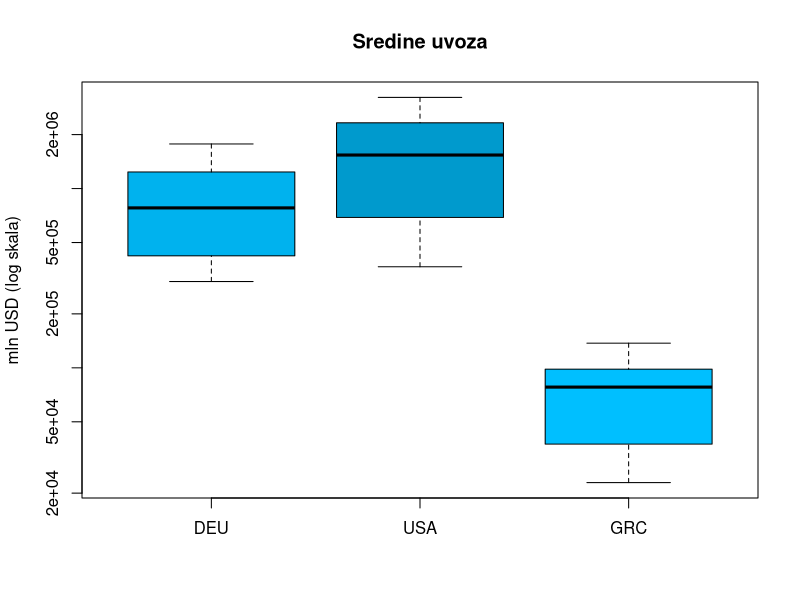
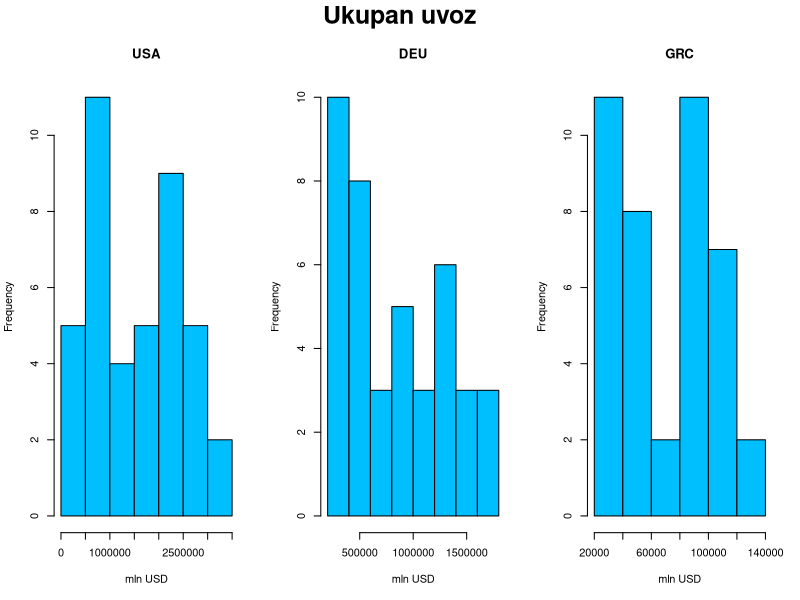
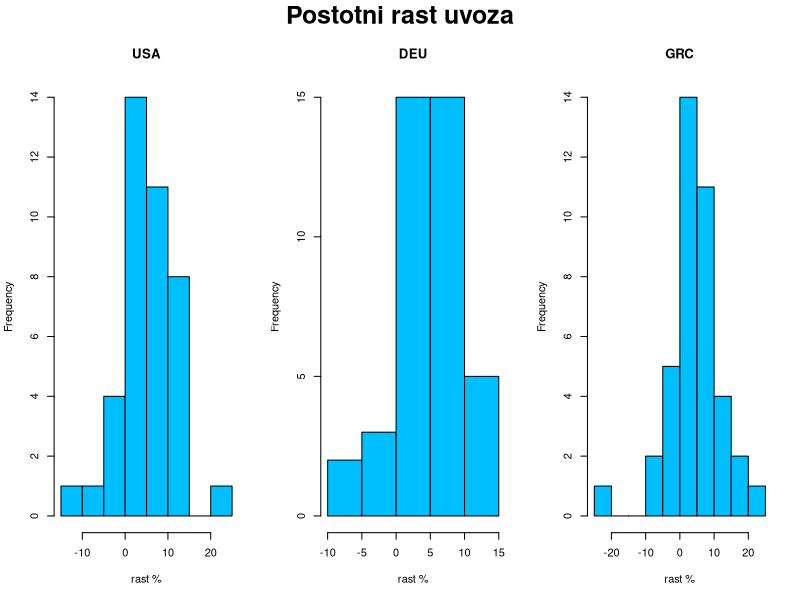
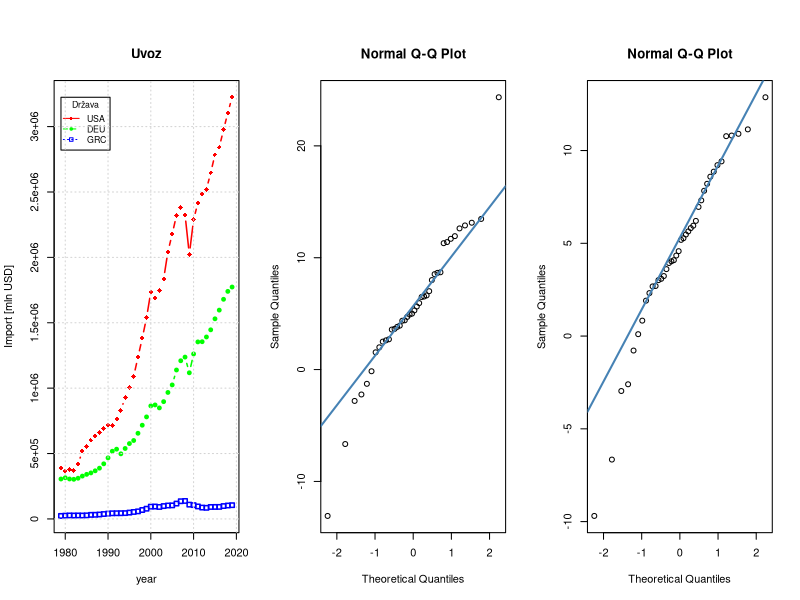
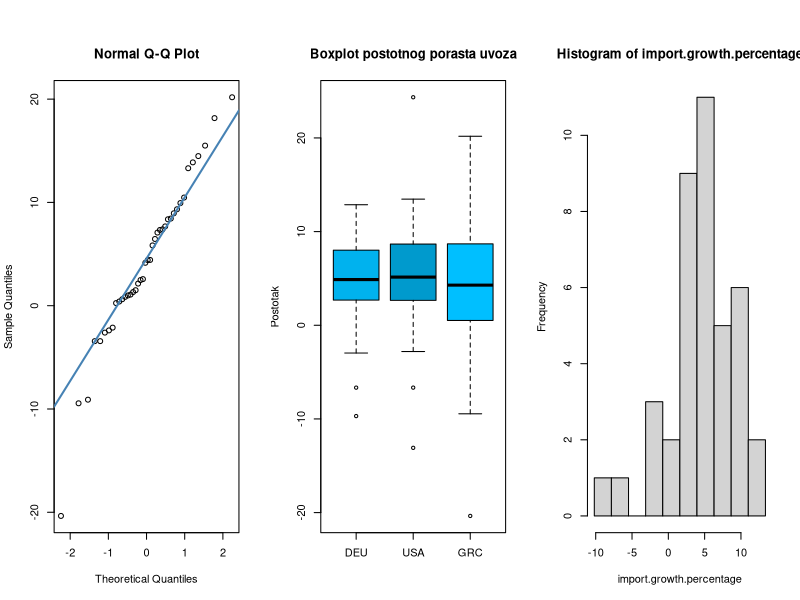

These charts were generated, in order, by the following R code:
## ---- chunk 1
library(knitr)
knitr::opts_chunk$set(echo = TRUE)

library(tidyverse)
Sys.setlocale(locale = "hr_HR.utf8")
## ---- chunk 2
export.data = read.csv("Export_data.csv")
# head(export.data)

import.data = read.csv("Import_data.csv")
# head(import.data)

gdp.data = read.csv("GDP_data.csv")
# head(gdp.data)

gdp.pc.data = read.csv("GDPpercapita_data.csv")
# head(gdp.pc.data)
## ---- chunk 3
export.loc.cnt = export.data %>% group_by(LOCATION) %>%
    summarise(exp_n = n(), exp_est = sum(Flag.Codes == 'E')) %>%
    arrange(desc(exp_n), exp_est)
import.loc.cnt = import.data %>% group_by(LOCATION) %>%
    summarise(imp_n = n(), imp_est = sum(Flag.Codes == 'E')) %>%
    arrange(desc(imp_n), imp_est)
gdp.loc.cnt = gdp.data %>% group_by(LOCATION) %>%
    summarise(gdp_n = n(), gdp_est = sum(Flag.Codes == 'E')) %>%
    arrange(desc(gdp_n), gdp_est)
gdp.pc.loc.cnt = gdp.pc.data %>% group_by(LOCATION) %>%
    summarise(gdp_pc_n = n(), gdp_pc_est = sum(Flag.Codes == 'E')) %>%
    arrange(desc(gdp_pc_n), gdp_pc_est)
loc.cnt = merge(merge(export.loc.cnt, import.loc.cnt), merge(gdp.loc.cnt, gdp.pc.loc.cnt))
knitr::kable(
  head(arrange(loc.cnt,
               desc(loc.cnt[,2]), desc(loc.cnt[,4]), desc(loc.cnt[,6]), desc(loc.cnt[,8]),
               loc.cnt[,3], loc.cnt[,5], loc.cnt[,7], loc.cnt[,9]), 20),
  caption = "Broj podataka za pojedinu državu"
)
## ---- chunk 4
remove(export.loc.cnt, import.loc.cnt, gdp.loc.cnt, gdp.pc.loc.cnt, loc.cnt)
## ---- chunk 5
time = 1979:2019
usa = data.frame(export.mln_usd = export.data$Value[export.data$LOCATION == "USA"],
                 import.mln_usd = import.data$Value[import.data$LOCATION == "USA"],
                 gdp.mln_usd = gdp.data$Value[gdp.data$LOCATION == "USA"],
                 gdp.pc.usd_cap = gdp.pc.data$Value[gdp.pc.data$LOCATION == "USA"])
usa$net.trade = usa$export.mln_usd - usa$import.mln_usd
deu = data.frame(export.mln_usd = export.data$Value[export.data$LOCATION == "DEU"],
                 import.mln_usd = import.data$Value[import.data$LOCATION == "DEU"],
                 gdp.mln_usd = gdp.data$Value[gdp.data$LOCATION == "DEU"],
                 gdp.pc.usd_cap = gdp.pc.data$Value[gdp.pc.data$LOCATION == "DEU"])
deu$net.trade = deu$export.mln_usd - deu$import.mln_usd
grc = data.frame(export.mln_usd = export.data$Value[export.data$LOCATION == "GRC"],
                 import.mln_usd = import.data$Value[import.data$LOCATION == "GRC"],
                 gdp.mln_usd = gdp.data$Value[gdp.data$LOCATION == "GRC"],
                 gdp.pc.usd_cap = gdp.pc.data$Value[gdp.pc.data$LOCATION == "GRC"])
grc$net.trade = grc$export.mln_usd - grc$import.mln_usd
## ---- chunk 6
usa = usa %>% mutate(import.mln_usd,
                     import.growth = import.mln_usd - lag(import.mln_usd),
                     import.growth.percentage = import.growth / lag(import.mln_usd) * 100)
deu = deu %>% mutate(import.mln_usd, 
                     import.growth = import.mln_usd - lag(import.mln_usd),
                     import.growth.percentage = import.growth / lag(import.mln_usd) * 100)
grc = grc %>% mutate(import.mln_usd,
                     import.growth = import.mln_usd - lag(import.mln_usd),
                     import.growth.percentage = import.growth / lag(import.mln_usd) * 100)
## ---- chunk 7
interpolate.usa = data.frame(t(rep(NA, length(names(usa)))))
names(interpolate.usa) = names(usa)
interpolate.usa$import.growth.percentage = mean(usa$import.growth.percentage
                                                [time >= 2013 & time < 2019])
interpolate.usa$import.mln_usd = usa$import.mln_usd[nrow(usa)] *
                                 (1 + interpolate.usa$import.growth.percentage / 100)
interpolate.usa$import.growth = interpolate.usa$import.mln_usd - usa$import.mln_usd[nrow(usa)]
usa = rbind(usa, interpolate.usa)
## ---- chunk 8
summary(usa)
summary(deu)
summary(grc)
## ---- chunk 9
boxplot(deu$import.mln_usd,
        usa$import.mln_usd,
        grc$import.mln_usd,
        names = c("DEU", "USA", "GRC"), main = "Sredine uvoza",
        col = c("deepskyblue2", "deepskyblue3", "deepskyblue"),
        ylab = "mln USD (log skala)",
        log = "y")
## ---- chunk 10
par(mfrow = c(1, 3), oma = c(0, 0, 2, 0))
hist(usa$import.mln_usd, main="USA", xlab="mln USD", col="deepskyblue")
hist(deu$import.mln_usd, main="DEU", xlab="mln USD", col="deepskyblue")
hist(grc$import.mln_usd, main="GRC", xlab="mln USD", col="deepskyblue")
mtext("Ukupan uvoz", outer = T, cex = 1.5, font = 2)
## ---- chunk 11
par(mfrow = c(1, 3), oma = c(0, 0, 2, 0))
hist(usa$import.growth.percentage, main="USA", xlab="rast %", col="deepskyblue")
hist(deu$import.growth.percentage, main="DEU", xlab="rast %", col="deepskyblue")
hist(grc$import.growth.percentage, main="GRC", xlab="rast %", col="deepskyblue")
mtext("Postotni rast uvoza", outer = T, cex = 1.5, font = 2)
## ---- chunk 12
xrange = range(time)
yrange = range(usa$import.mln_usd, deu$import.mln_usd, grc$import.mln_usd)

plot(xrange, yrange, type = "n", xlab = "year", ylab = "Import [mln USD]", yaxt = "n")
colors = rainbow(3)
linetype = 1:3
plotchar = seq(18, 18+2*3, 2)

lines(time, usa$import.mln_usd, type = "b", lwd = 1.5,
      lty = linetype[1], col = colors[1], pch = plotchar[1])
lines(time, deu$import.mln_usd, type = "b", lwd = 1.5,
      lty = linetype[2], col = colors[2], pch = plotchar[2])
lines(time, grc$import.mln_usd, type = "b", lwd = 1.5,
      lty = linetype[3], col = colors[3], pch = plotchar[3])

title("Uvoz")

marks = seq(0, 3e6, 0.5e6)
axis(2, at = marks, labels = formatC(marks, format = "g", drop0trailing = T))


legend(xrange[1], yrange[2], c("USA", "DEU", "GRC"), cex = 0.8, col = colors,
       pch = plotchar, lty = linetype, title = "Država")
grid()
## ---- chunk 13
qqnorm(usa$import.growth.percentage)
qqline(usa$import.growth.percentage, col = "steelblue", lwd = 2)

qqnorm(deu$import.growth.percentage)
qqline(deu$import.growth.percentage, col = "steelblue", lwd = 2)

qqnorm(grc$import.growth.percentage)
qqline(grc$import.growth.percentage, col = "steelblue", lwd = 2)
## ---- chunk 14
boxplot(deu$import.growth.percentage,
        usa$import.growth.percentage,
        grc$import.growth.percentage,
        names = c("DEU", "USA", "GRC"), main = "Boxplot postotnog porasta uvoza",
        col = c("deepskyblue2", "deepskyblue3", "deepskyblue"),
        ylab = "Postotak")
## ---- chunk 15
t.test(usa$import.growth.percentage[-c(1)], deu$import.growth.percentage[-c(1)],
       alternative = "g")
## ---- chunk 16
fixed.num.breaks <- function(x, length.out = 11) {
  return(seq(min(x, na.rm = T) - 0.5, max(x, na.rm = T) + 0.5, length.out = length.out))
}
deu[-c(1), ] %>% with(hist(import.growth.percentage,
                           breaks = fixed.num.breaks(import.growth.percentage)))
